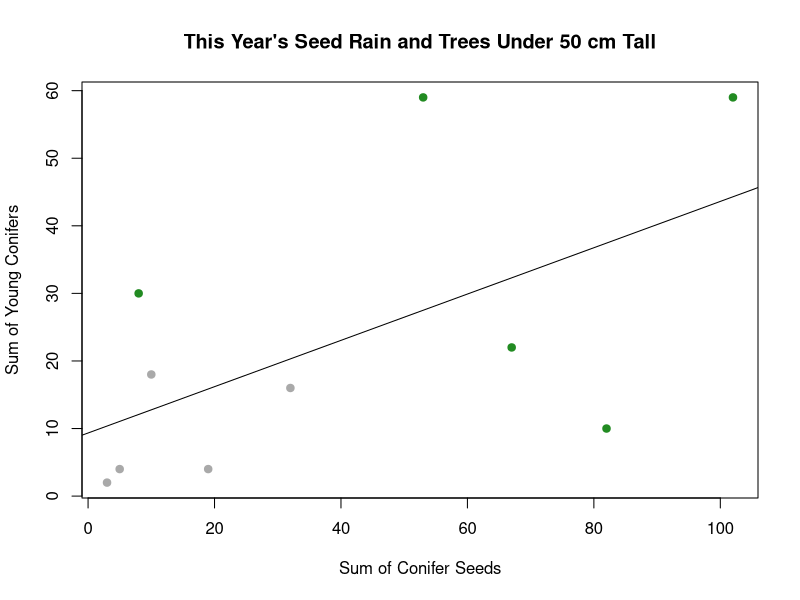

This chart was generated by the following R code: (Note: this script raises an error after producing the figure.)
#looking at wood and seed together
library("tidyverse")

trees<-read.csv("skippingR.csv")
wood<-read.csv("wood.csv")

#does seed rain this yr match up to young tree number?
plot(trees$sumyoung~trees$sumseeds, pch=19, xlab="Sum of Conifer Seeds", ylab="Sum of Young Conifers", 
     col=ifelse(trees$urban==0, "forest green", "dark grey")
     , main="This Year's Seed Rain and Trees Under 50 cm Tall")
abline(lm(trees$sumyoung~trees$sumseeds))
summary(lm(trees$sumyoung~trees$sumseeds))

#create a vector that contains the sum of the wood of decay classes 4 and 5
wood45=subset(wood, Decay.class %in% c("4", "5"))
wood45$Forest <- factor(wood45$Forest , levels=c("ForestPark", "Lacamas", "Marquam", "Riverview", 
                                               "Tryon", "Barlow", "McIver", "Oxbow", "Sandy", "Wildwood"))
woodsum<-aggregate(SA~ Forest, data=wood45, sum)
woodsum<-rbind(c("Riverview", 0), woodsum)
woodsum<-rbind(c("ForestPark", 0), woodsum)
#now bind together trees and woodsum
#first need column names and row to match
colnames(woodsum)<-c("site", "SA")
woodsum$site<-rownames(woodsum)<-c("FP", "Riverview", "Lacamas", "Marquam", "Tryon",
                     "Barlow", "McIver", "Oxbow", "Sandy", "Wildwood")


#now actually look at downed wood and young trees
plot(trees$sumyoung~trees$SA, pch=19, xlab="Sum of Downed Wood Decay Classes 4 and 5", ylab="Sum of Young Conifers", main="Young Trees and Downed Wood",
     col=ifelse(trees$urban==0, "forest green", "dark grey"))

#log transform downed wood
trees$SA<-log(trees$SA+1)
plot(trees$sumyoung~trees$SA, pch=19, xlab="Log of Sum of Downed Wood Decay Classes 4 and 5", ylab="Sum of Young Conifers", main="Young Trees and Downed Wood",
     col=ifelse(trees$urban==0, "forest green", "dark grey"))
abline(lm(trees$sumyoung~trees$SA))
summary(lm(trees$sumyoung~trees$SA))

#compare urban and rural log transormed data
boxplot(trees$SA~trees$urban)

